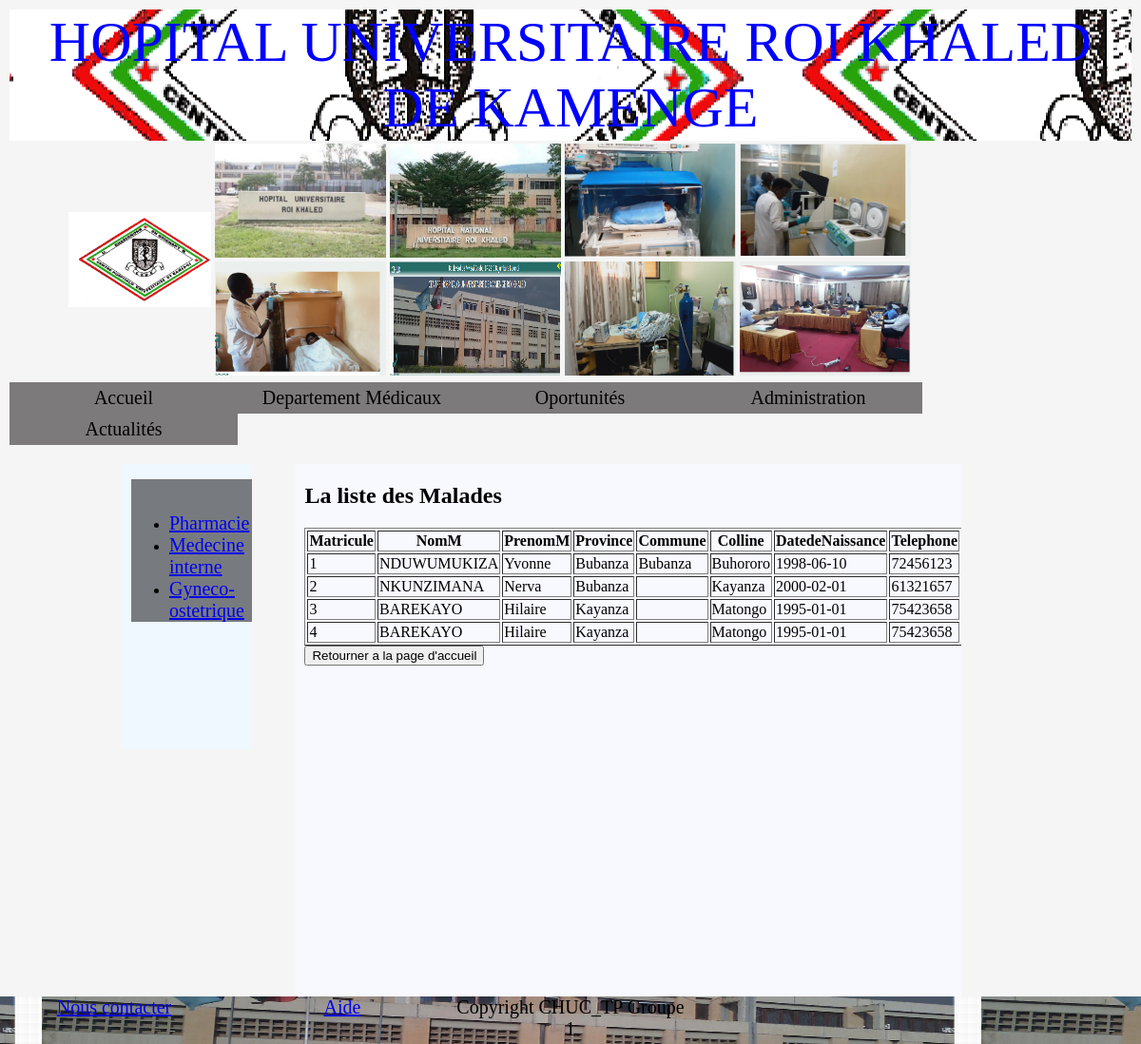
Screenshot of /index.php?action=Malades with the database file from the repository.
### tables this page shows
CREATE TABLE `malade` (
  `Matricule` varchar(20) NOT NULL,
  `NomM` varchar(20) NOT NULL,
  `PrenomM` varchar(20) NOT NULL,
  `Province` varchar(20) NOT NULL,
  `Commune` varchar(20) NOT NULL,
  `Colline` varchar(20) NOT NULL,
  `DatedeNaissance` date NOT NULL,
  `Telephone` varchar(20) NOT NULL,
  `Maladie` varchar(20) NOT NULL
);

### Malades.php (the view, shortened to what this page needs)
 <h2>La liste des Malades</h2>
 <?php
$servername = "localhost";
$username = "root";
$password = "";
$dbname = "gestionchuc";
$conn = mysqli_connect($servername, $username, $password, $dbname);
?>
 <?php
	$rq=mysqli_query($conn,"select * from malade");
	print'<div style="overflow-x:auto;">';
	print'<table border="1" id="tbfich">';
	print'<tr><th>Matricule</th><th>NomM</th><th>PrenomM</th><th>Province</th><th>Commune</th><th>Colline</th><th>DatedeNaissance</th><th>Telephone</th><th>Maladie</th></tr>';
	while ($row = mysqli_fetch_assoc($rq)){
	$codema=$row['Matricule'];
	$codenom=$row['NomM'];
	$codeprenom=$row['PrenomM'];
	$codeprovince=$row['Province'];
	$codecommune=$row['Commune'];
	$codecolline=$row['Colline'];
	$codedate=$row['DatedeNaissance'];
	$codetel=$row['Telephone'];
	print'<tr>';
	print'<td>';
	     echo $codema;
	print'</td>';
	print'<td>';
	     echo 	$codenom;
	print'</td>';
		print'<td>';
	     echo 	$codeprenom;
	print'</td>';
	print'<td>';
	     echo $codeprovince;
	print'</td>';
	print'<td>';
	     echo 	$codecommune;
	print'</td>';
		print'<td>';
	     echo 	$codecolline;
	print'</td>';
	print'<td>';
	     echo $codedate;
	print'</td>';
	print'<td>';
	     echo 	$codetel;
	print'</td>';
	print'</tr>';
		}
	print'</table >';
print'</div>';
	?>
	<input type="submit" name="retour" value="Retourner a la page d'accueil" class="bouton" />

### css/style1.css (style rules this page uses)
body { margin:10px; background-color: #F5F5F5; }

### rows the page displays
malade: Matricule "1", NomM "NDUWUMUKIZA", PrenomM "Yvonne", Province "Bubanza", Commune "Bubanza", Colline "Buhororo", DatedeNaissance "1998-06-10", Telephone "72456123"
malade: Matricule "2", NomM "NKUNZIMANA", PrenomM "Nerva", Province "Bubanza", Colline "Kayanza", DatedeNaissance "2000-02-01", Telephone "61321657"
malade: Matricule "3", NomM "BAREKAYO", PrenomM "Hilaire", Province "Kayanza", Colline "Matongo", DatedeNaissance "1995-01-01", Telephone "75423658"
malade: Matricule "4", NomM "BAREKAYO", PrenomM "Hilaire", Province "Kayanza", Colline "Matongo", DatedeNaissance "1995-01-01", Telephone "75423658"
